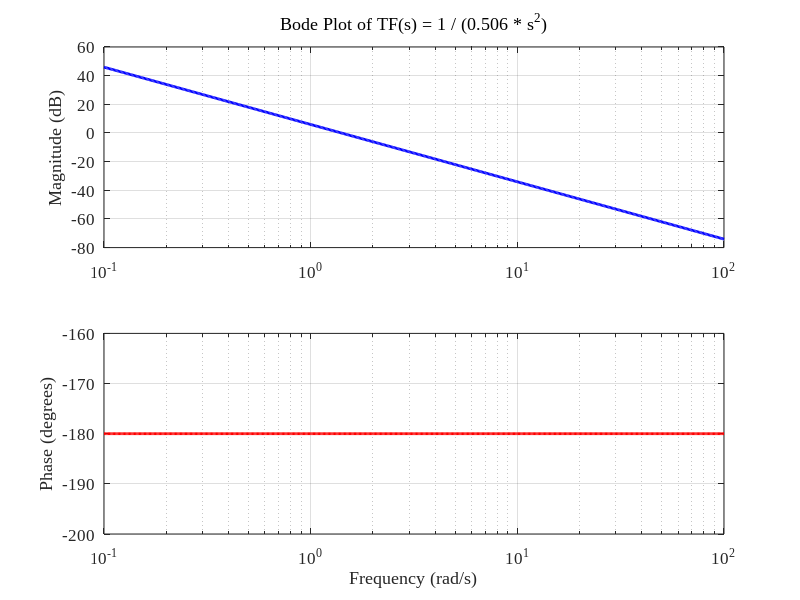
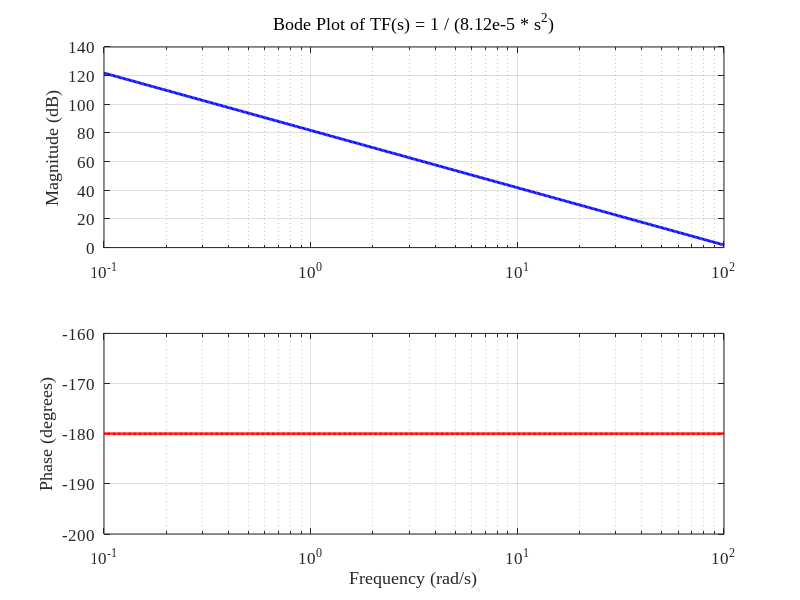

Here is the MATLAB script that generated these plots, in order:
close all;
clc
clear



m = 0.506;
Ixx = 8.12e-5;
Iyy = 8.12e-5;
Izz = 6.12e-5;

w = logspace(-1, 2, 500);   


mage = 20 * log10(1 ./ (m * w.^2));  % dB % magnitude of elevation
magr = 20 * log10(1 ./ (Ixx * w.^2));  % dB % magnitude of roll
magp = 20 * log10(1 ./ (Iyy * w.^2));  % dB % magnitude of pitch
magy = 20 * log10(1 ./ (Izz * w.^2));  % dB % magnitude of yaw

% phases for each frequencies
phase = -180 * ones(size(w));

% Elevation
figure;

% Magnitude plot 
subplot(2, 1, 1);
semilogx(w, mage, 'b', 'LineWidth', 2);
grid on;
ylabel('Magnitude (dB)', 'FontName', 'Times New Roman','FontSize', 12, 'FontWeight', 'normal');
title('Bode Plot of TF(s) = 1 / (0.506 * s^2)', 'FontName', 'Times New Roman','FontSize', 12, 'FontWeight', 'normal');
set(gca, 'FontName', 'Times New Roman','FontSize', 12, 'FontWeight', 'normal');  

% Phase plot )
subplot(2, 1, 2);
semilogx(w, phase, 'r', 'LineWidth', 2);
grid on;
xlabel('Frequency (rad/s)', 'FontName', 'Times New Roman','FontSize', 12, 'FontWeight', 'normal');
ylabel('Phase (degrees)', 'FontName', 'Times New Roman','FontSize', 12, 'FontWeight', 'normal');
set(gca, 'FontName', 'Times New Roman','FontSize', 12, 'FontWeight', 'normal');  


% Roll
figure;

% Magnitude plot 
subplot(2, 1, 1);
semilogx(w, magr, 'b', 'LineWidth', 2);
grid on;
ylabel('Magnitude (dB)', 'FontName', 'Times New Roman','FontSize', 12, 'FontWeight', 'normal');
title('Bode Plot of TF(s) = 1 / (8.12e-5 * s^2)', 'FontName', 'Times New Roman','FontSize', 12, 'FontWeight', 'normal');
set(gca, 'FontName', 'Times New Roman','FontSize', 12, 'FontWeight', 'normal');  

% Phase plot )
subplot(2, 1, 2);
semilogx(w, phase, 'r', 'LineWidth', 2);
grid on;
xlabel('Frequency (rad/s)', 'FontName', 'Times New Roman','FontSize', 12, 'FontWeight', 'normal');
ylabel('Phase (degrees)', 'FontName', 'Times New Roman','FontSize', 12, 'FontWeight', 'normal');
set(gca, 'FontName', 'Times New Roman','FontSize', 12, 'FontWeight', 'normal');  
